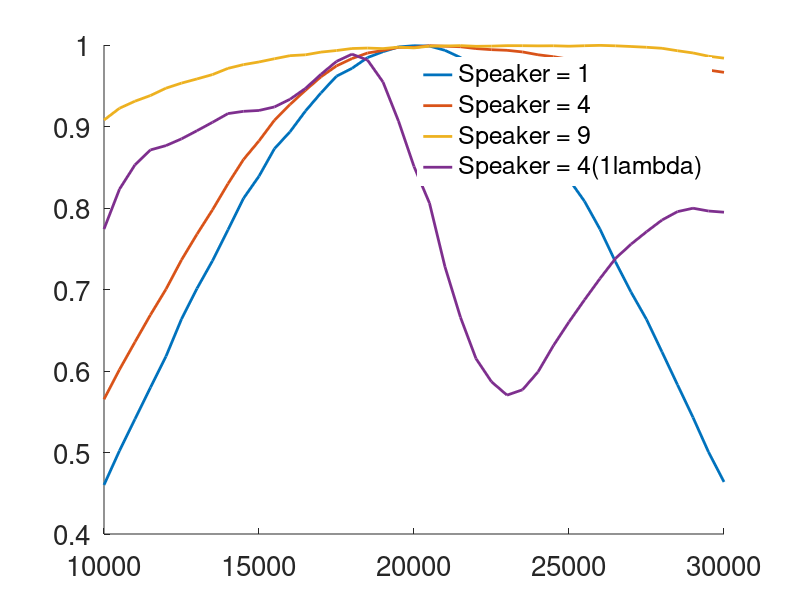

Recreate this plot in MATLAB.
figure(1)
clf
load lens_amp_no_comp.mat

% amps = amps / max(abs(amps));
hold on
plot(freq, amps, 'linewidth', 2)

load lens_amp_comp_speaker4.mat
plot(freq, amps, 'linewidth', 2)

load lens_amp_comp_speaker9.mat
plot(freq, amps, 'linewidth', 2)

load lens_amp_comp_speaker4_1lambda.mat
plot(freq, amps, 'linewidth', 2)

legend("Speaker = 1", "Speaker = 4", "Speaker = 9", "Speaker = 4(1\lambda)",...
    'location', 'best', 'box', 'off')
set(gca, 'fontsize', 20)